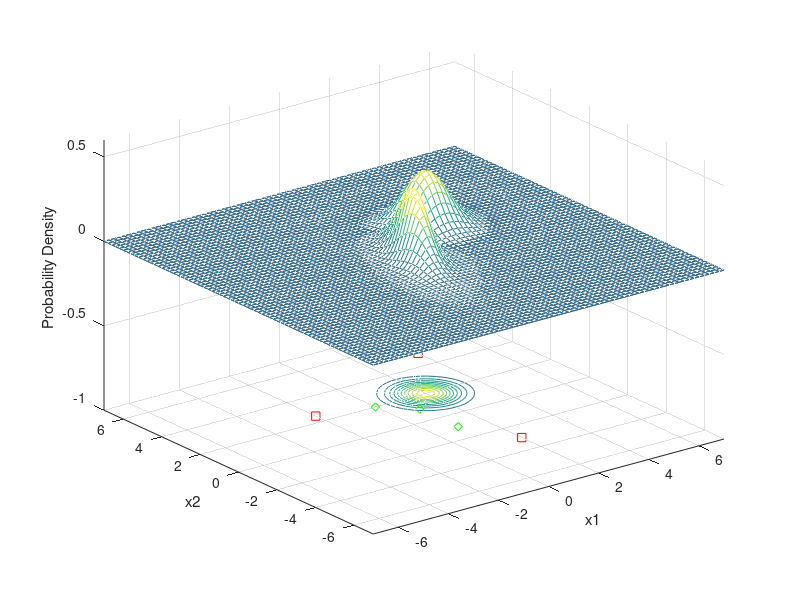

This chart was generated by the following MATLAB code: (Note: this script raises an error after producing the figure.)
x1 = -7:.2:7;
x2 = -7:.2:7;
[X1,X2] = meshgrid(x1,x2);
mu1 = [0 0];
Sigma1 = [.25 .3; .3 1];
F1 = mvnpdf([X1(:) X2(:)],mu1,Sigma1); 
F1 = reshape(F1,length(x2),length(x1));
meshc(X1,X2,F1);
axis([-7 7 -7 7 -1.0 .6])
xlabel('x1'); ylabel('x2'); zlabel('Probability Density');
hold on;

mu2 = [2 2];
Sigma2 = [.5 .0; 0 .5];
F2 = mvnpdf([X1(:) X2(:)],mu2,Sigma2);
F2 = reshape(F2,length(x2),length(x1));
meshc(X1,X2,F2);
axis([-7 7 -7 7 -1.0 .6])
xlabel('x1'); ylabel('x2'); zlabel('Probability Density');

caxis([min(F2(:))-.5*range(F2(:)),max(F2(:))]);

x = [1 1; 1 -1; 4 5; -2 2.5; 0 2; 2 -3];

for n=1:6
g1 = -log(2*pi)-0.5*log(det(Sigma1))-0.5*(x(n,:)'-mu1')'*inv(Sigma1)*(x(n,:)'-mu1')+log(0.5);
g2 = -log(2*pi)-0.5*log(det(Sigma2))-0.5*(x(n,:)'-mu2')'*inv(Sigma2)*(x(n,:)'-mu2')+log(0.5);

if g1>g2
    plot3(x(n,1),x(n,2),-1.0,'greend');
else
    plot3(x(n,1),x(n,2),-1.0,'reds');
end
end

syms x1 x2;
g1 = -log(2*pi) - 0.5*log(det(Sigma1)) - 0.5*([x1;x2]-mu1')'*(Sigma1^-1)*([x1;x2]-mu1') + log(0.5);
g2 = -log(2*pi) - 0.5*log(det(Sigma2)) - 0.5*([x1;x2]-mu2')'*(Sigma2^-1)*([x1;x2]-mu2') + log(0.5);
g = g1 - g2;
L3=ezplot(g, [ [-10,10], [-10,10] ]);  

set(L3,'Color','black');
xlabel('x1'); ylabel('x2'); zlabel('Probability Density');
